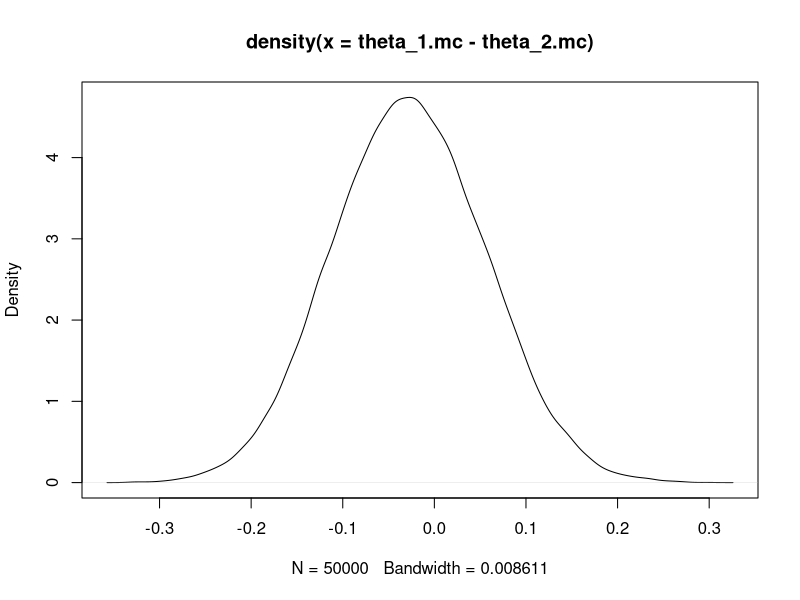
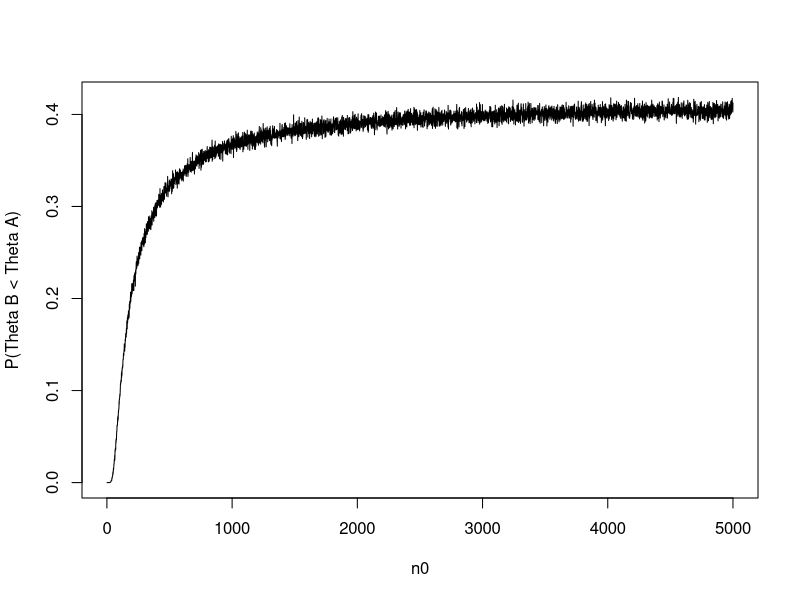
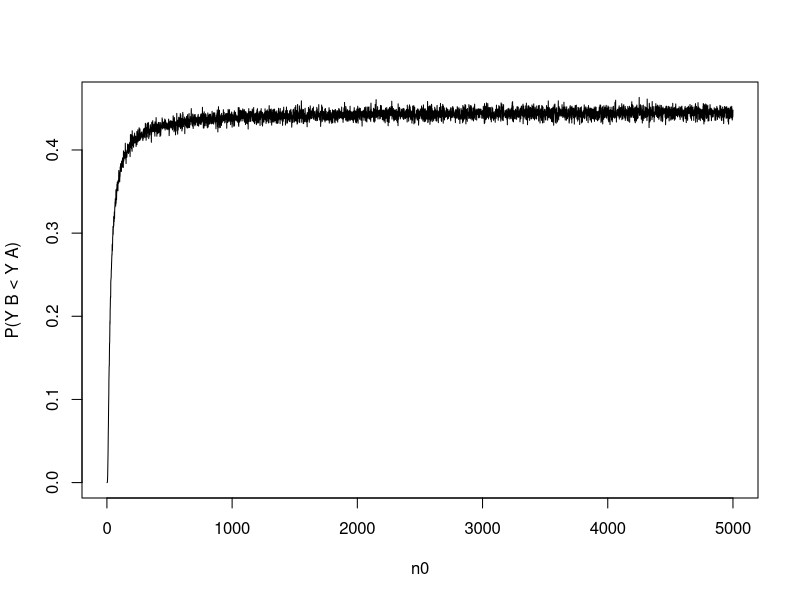

Write the R code that produced these figures, in order.
## ---- chunk 1
set.seed(2)
a <- 1; b <- 1
sy1 <- 57; n1 <- 100
sy2 <- 30; n2 <- 50
theta_1.mc <- rbeta(50000, a + sy1, b + n1 - sy1)
theta_2.mc <- rbeta(50000, a + sy2, b + n2 - sy2)
plot(density(theta_1.mc - theta_2.mc))
## ---- chunk 2
t_1_less_t_2 = mean(theta_1.mc<theta_2.mc)
## ---- chunk 3
set.seed(101)
y_a = c(12,9,12,14,13,13,15,8,15,6)
y_b = c(11,11,10,9,9,8,7,10,6,8,8,9,7)
sy1 <- sum(y_a); n_a <- 10
sy2 <- sum(y_b); n_b <- 13
a_a <- 120; b_a <- 10
a_b <- 12;  b_b <- 1

theta_a.mc <- rgamma(100000, a_a + sy1, b_a + n_a)
theta_b.mc <- rgamma(100000, a_b + sy2, b_b + n_b)
## ---- chunk 4
t_b_less_t_a = mean(theta_b.mc<theta_a.mc)
## ---- chunk 5
set.seed(10)
n0 = seq(1,5000,1)
t_b_less_t_a_seq = rep(0,5000)
for(i in 1:length(t_b_less_t_a_seq)){
theta_a.mc <- rgamma(10000, a_a + sy1, b_a + n_a)
theta_b.mc <- rgamma(10000, 12*n0[i] + sy2,n0[i] + b_b)
t_b_less_t_a_seq[i] =  mean(theta_b.mc<theta_a.mc)
}
## ---- chunk 6
plot(x = n0, y = t_b_less_t_a_seq, ylab = "P(Theta B < Theta A)", type = "l")
## ---- chunk 7
set.seed(95)
y_a = c(12,9,12,14,13,13,15,8,15,6)
y_b = c(11,11,10,9,9,8,7,10,6,8,8,9,7)
sy1 <- sum(y_a); n_a <- 10
sy2 <- sum(y_b); n_b <- 13
a_a <- 120; b_a <- 10
a_b <- 12;  b_b <- 1

theta_a.mc <- rgamma(100000, a_a + sy1, b_a + n_a)
theta_b.mc <- rgamma(100000, a_b + sy2, b_b + n_b)

y_a.mc <- rpois(100000, theta_a.mc)
y_b.mc <- rpois(100000, theta_b.mc)
## ---- chunk 8
y_b_lt_y_a = mean(y_b.mc < y_a.mc)
## ---- chunk 9
set.seed(10)
n0 = seq(1,5000,1)
y_b_lt_y_a_seq = rep(0,5000)
for(i in 1:length(y_b_lt_y_a_seq)){
theta_a.mc <- rgamma(10000, a_a + sy1, b_a + n_a)
theta_b.mc <- rgamma(10000, 12*n0[i] + sy2,n0[i] + b_b)
y_a.mc <- rpois(10000, theta_a.mc)
y_b.mc <- rpois(10000, theta_b.mc)
y_b_lt_y_a_seq[i] = mean(y_b.mc < y_a.mc)
}
## ---- chunk 10
plot(x = n0, y = y_b_lt_y_a_seq, ylab = "P(Y B < Y A)", type = "l")
